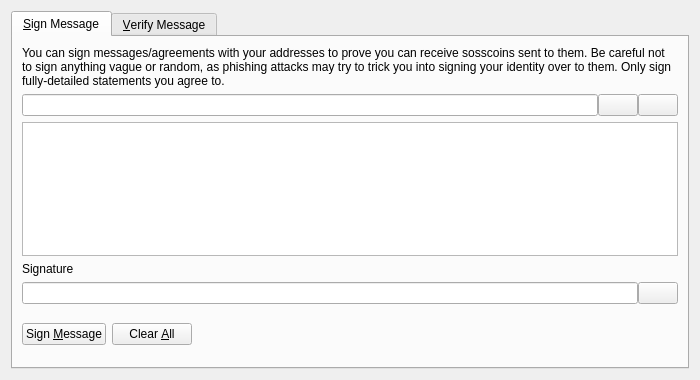
<?xml version="1.0" encoding="UTF-8"?>
<ui version="4.0">
 <class>SignVerifyMessageDialog</class>
 <widget class="QDialog" name="SignVerifyMessageDialog">
  <property name="geometry">
   <rect>
    <x>0</x>
    <y>0</y>
    <width>700</width>
    <height>380</height>
   </rect>
  </property>
  <property name="windowTitle">
   <string>Signatures - Sign / Verify a Message</string>
  </property>
  <property name="modal">
   <bool>true</bool>
  </property>
  <layout class="QVBoxLayout" name="verticalLayout">
   <item>
    <widget class="QTabWidget" name="tabWidget">
     <property name="currentIndex">
      <number>0</number>
     </property>
     <widget class="QWidget" name="tabSignMessage">
      <attribute name="title">
       <string>&amp;Sign Message</string>
      </attribute>
      <layout class="QVBoxLayout" name="verticalLayout_SM">
       <item>
        <widget class="QLabel" name="infoLabel_SM">
         <property name="text">
          <string>You can sign messages/agreements with your addresses to prove you can receive sosscoins sent to them. Be careful not to sign anything vague or random, as phishing attacks may try to trick you into signing your identity over to them. Only sign fully-detailed statements you agree to.</string>
         </property>
         <property name="textFormat">
          <enum>Qt::PlainText</enum>
         </property>
         <property name="wordWrap">
          <bool>true</bool>
         </property>
        </widget>
       </item>
       <item>
        <layout class="QHBoxLayout" name="horizontalLayout_1_SM">
         <property name="spacing">
          <number>0</number>
         </property>
         <item>
          <widget class="QValidatedLineEdit" name="addressIn_SM">
           <property name="toolTip">
            <string>The Sosscoin address to sign the message with</string>
           </property>
          </widget>
         </item>
         <item>
          <widget class="QPushButton" name="addressBookButton_SM">
           <property name="toolTip">
            <string>Choose previously used address</string>
           </property>
           <property name="text">
            <string/>
           </property>
           <property name="icon">
            <iconset resource="../bitcoin.qrc">
             <normaloff>:/icons/address-book</normaloff>:/icons/address-book</iconset>
           </property>
           <property name="shortcut">
            <string>Alt+A</string>
           </property>
           <property name="autoDefault">
            <bool>false</bool>
           </property>
          </widget>
         </item>
         <item>
          <widget class="QPushButton" name="pasteButton_SM">
           <property name="toolTip">
            <string>Paste address from clipboard</string>
           </property>
           <property name="text">
            <string/>
           </property>
           <property name="icon">
            <iconset resource="../bitcoin.qrc">
             <normaloff>:/icons/editpaste</normaloff>:/icons/editpaste</iconset>
           </property>
           <property name="shortcut">
            <string>Alt+P</string>
           </property>
           <property name="autoDefault">
            <bool>false</bool>
           </property>
          </widget>
         </item>
        </layout>
       </item>
       <item>
        <widget class="QPlainTextEdit" name="messageIn_SM">
         <property name="toolTip">
          <string>Enter the message you want to sign here</string>
         </property>
        </widget>
       </item>
       <item>
        <widget class="QLabel" name="signatureLabel_SM">
         <property name="text">
          <string>Signature</string>
         </property>
         <property name="textFormat">
          <enum>Qt::PlainText</enum>
         </property>
        </widget>
       </item>
       <item>
        <layout class="QHBoxLayout" name="horizontalLayout_2_SM">
         <property name="spacing">
          <number>0</number>
         </property>
         <item>
          <widget class="QLineEdit" name="signatureOut_SM">
           <property name="font">
            <font>
             <italic>true</italic>
            </font>
           </property>
           <property name="readOnly">
            <bool>true</bool>
           </property>
          </widget>
         </item>
         <item>
          <widget class="QPushButton" name="copySignatureButton_SM">
           <property name="toolTip">
            <string>Copy the current signature to the system clipboard</string>
           </property>
           <property name="text">
            <string/>
           </property>
           <property name="icon">
            <iconset resource="../bitcoin.qrc">
             <normaloff>:/icons/editcopy</normaloff>:/icons/editcopy</iconset>
           </property>
           <property name="autoDefault">
            <bool>false</bool>
           </property>
          </widget>
         </item>
        </layout>
       </item>
       <item>
        <layout class="QHBoxLayout" name="horizontalLayout_3_SM">
         <item>
          <widget class="QPushButton" name="signMessageButton_SM">
           <property name="toolTip">
            <string>Sign the message to prove you own this Sosscoin address</string>
           </property>
           <property name="text">
            <string>Sign &amp;Message</string>
           </property>
           <property name="icon">
            <iconset resource="../bitcoin.qrc">
             <normaloff>:/icons/edit</normaloff>:/icons/edit</iconset>
           </property>
           <property name="autoDefault">
            <bool>false</bool>
           </property>
          </widget>
         </item>
         <item>
          <widget class="QPushButton" name="clearButton_SM">
           <property name="toolTip">
            <string>Reset all sign message fields</string>
           </property>
           <property name="text">
            <string>Clear &amp;All</string>
           </property>
           <property name="icon">
            <iconset resource="../bitcoin.qrc">
             <normaloff>:/icons/remove</normaloff>:/icons/remove</iconset>
           </property>
           <property name="autoDefault">
            <bool>false</bool>
           </property>
          </widget>
         </item>
         <item>
          <spacer name="horizontalSpacer_1_SM">
           <property name="orientation">
            <enum>Qt::Horizontal</enum>
           </property>
           <property name="sizeHint" stdset="0">
            <size>
             <width>40</width>
             <height>48</height>
            </size>
           </property>
          </spacer>
         </item>
         <item>
          <widget class="QLabel" name="statusLabel_SM">
           <property name="font">
            <font>
             <weight>75</weight>
             <bold>true</bold>
            </font>
           </property>
           <property name="text">
            <string/>
           </property>
           <property name="wordWrap">
            <bool>true</bool>
           </property>
          </widget>
         </item>
         <item>
          <spacer name="horizontalSpacer_2_SM">
           <property name="orientation">
            <enum>Qt::Horizontal</enum>
           </property>
           <property name="sizeHint" stdset="0">
            <size>
             <width>40</width>
             <height>48</height>
            </size>
           </property>
          </spacer>
         </item>
        </layout>
       </item>
      </layout>
     </widget>
     <widget class="QWidget" name="tabVerifyMessage">
      <attribute name="title">
       <string>&amp;Verify Message</string>
      </attribute>
      <layout class="QVBoxLayout" name="verticalLayout_VM">
       <item>
        <widget class="QLabel" name="infoLabel_VM">
         <property name="text">
          <string>Enter the receiver's address, message (ensure you copy line breaks, spaces, tabs, etc. exactly) and signature below to verify the message. Be careful not to read more into the signature than what is in the signed message itself, to avoid being tricked by a man-in-the-middle attack. Note that this only proves the signing party receives with the address, it cannot prove sendership of any transaction!</string>
         </property>
         <property name="textFormat">
          <enum>Qt::PlainText</enum>
         </property>
         <property name="alignment">
          <set>Qt::AlignLeading|Qt::AlignLeft|Qt::AlignTop</set>
         </property>
         <property name="wordWrap">
          <bool>true</bool>
         </property>
        </widget>
       </item>
       <item>
        <layout class="QHBoxLayout" name="horizontalLayout_1_VM">
         <property name="spacing">
          <number>0</number>
         </property>
         <item>
          <widget class="QValidatedLineEdit" name="addressIn_VM">
           <property name="toolTip">
            <string>The Sosscoin address the message was signed with</string>
           </property>
          </widget>
         </item>
         <item>
          <widget class="QPushButton" name="addressBookButton_VM">
           <property name="toolTip">
            <string>Choose previously used address</string>
           </property>
           <property name="text">
            <string/>
           </property>
           <property name="icon">
            <iconset resource="../bitcoin.qrc">
             <normaloff>:/icons/address-book</normaloff>:/icons/address-book</iconset>
           </property>
           <property name="shortcut">
            <string>Alt+A</string>
           </property>
           <property name="autoDefault">
            <bool>false</bool>
           </property>
          </widget>
         </item>
        </layout>
       </item>
       <item>
        <widget class="QPlainTextEdit" name="messageIn_VM"/>
       </item>
       <item>
        <widget class="QValidatedLineEdit" name="signatureIn_VM"/>
       </item>
       <item>
        <layout class="QHBoxLayout" name="horizontalLayout_2_VM">
         <item>
          <widget class="QPushButton" name="verifyMessageButton_VM">
           <property name="toolTip">
            <string>Verify the message to ensure it was signed with the specified Sosscoin address</string>
           </property>
           <property name="text">
            <string>Verify &amp;Message</string>
           </property>
           <property name="icon">
            <iconset resource="../bitcoin.qrc">
             <normaloff>:/icons/transaction_0</normaloff>:/icons/transaction_0</iconset>
           </property>
           <property name="autoDefault">
            <bool>false</bool>
           </property>
          </widget>
         </item>
         <item>
          <widget class="QPushButton" name="clearButton_VM">
           <property name="toolTip">
            <string>Reset all verify message fields</string>
           </property>
           <property name="text">
            <string>Clear &amp;All</string>
           </property>
           <property name="icon">
            <iconset resource="../bitcoin.qrc">
             <normaloff>:/icons/remove</normaloff>:/icons/remove</iconset>
           </property>
           <property name="autoDefault">
            <bool>false</bool>
           </property>
          </widget>
         </item>
         <item>
          <spacer name="horizontalSpacer_1_VM">
           <property name="orientation">
            <enum>Qt::Horizontal</enum>
           </property>
           <property name="sizeHint" stdset="0">
            <size>
             <width>40</width>
             <height>48</height>
            </size>
           </property>
          </spacer>
         </item>
         <item>
          <widget class="QLabel" name="statusLabel_VM">
           <property name="font">
            <font>
             <weight>75</weight>
             <bold>true</bold>
            </font>
           </property>
           <property name="text">
            <string/>
           </property>
           <property name="wordWrap">
            <bool>true</bool>
           </property>
          </widget>
         </item>
         <item>
          <spacer name="horizontalSpacer_2_VM">
           <property name="orientation">
            <enum>Qt::Horizontal</enum>
           </property>
           <property name="sizeHint" stdset="0">
            <size>
             <width>40</width>
             <height>48</height>
            </size>
           </property>
          </spacer>
         </item>
        </layout>
       </item>
      </layout>
     </widget>
    </widget>
   </item>
  </layout>
 </widget>
 <customwidgets>
  <customwidget>
   <class>QValidatedLineEdit</class>
   <extends>QLineEdit</extends>
   <header>qvalidatedlineedit.h</header>
  </customwidget>
 </customwidgets>
 <resources>
  <include location="../bitcoin.qrc"/>
 </resources>
 <connections/>
</ui>
